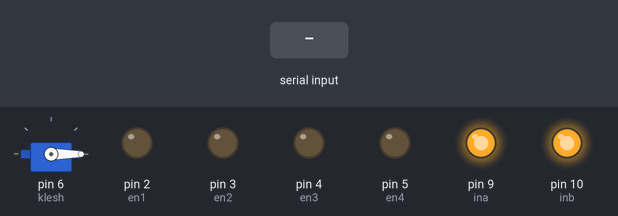
A sketch run on a simulated Arduino Uno, built with avr-gcc and run on an emulated ATmega328P. Parts: servo, output pins drawn as LEDs (lit = HIGH). Inputs (shaded band) come from the test bench.

Above: at 1.2 s.
1.3 s: "1" received over Serial
At 2.5 s:
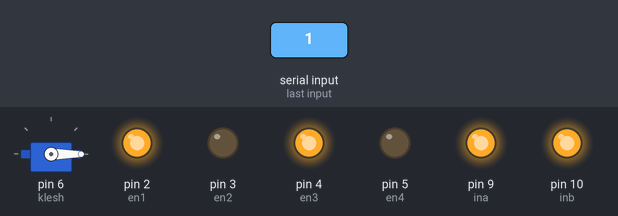
2.8 s: "2" received over Serial
At 3.9 s:
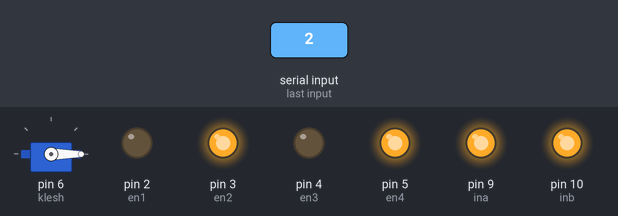
4.3 s: "3" received over Serial
At 5.0 s:
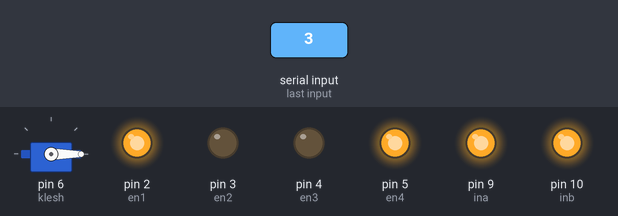
5.8 s: "4" received over Serial
At 6.1 s:
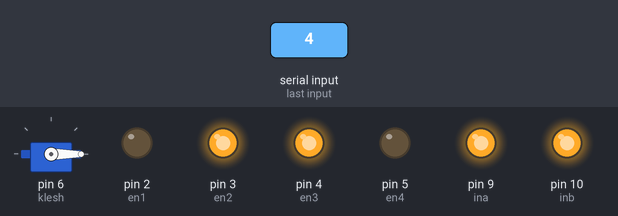
7.3 s: "5" received over Serial
At 8.5 s:
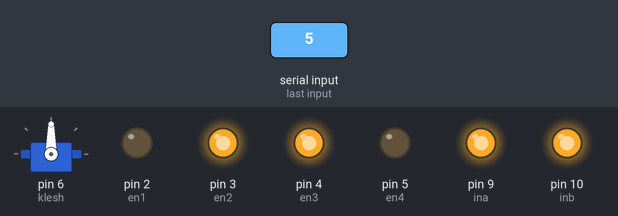
8.8 s: "0" received over Serial
At 9.6 s:
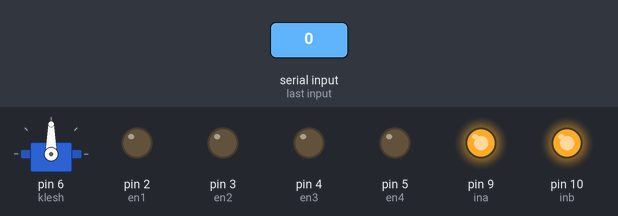
Timing chart, 0 to 11.3 s (numbered marks = the images above; inputs shaded):
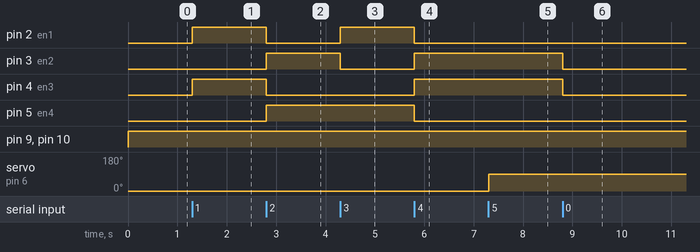

Measured:
- after the input at 1.3 s, pin 2 (en1), pin 4 (en3): LOW → HIGH at once
- after the input at 2.8 s, pin 2 (en1), pin 4 (en3): HIGH → LOW at once; pin 3 (en2), pin 5 (en4): LOW → HIGH at once
- after the input at 4.3 s, pin 2 (en1): LOW → HIGH at once; pin 3 (en2): HIGH → LOW at once
- after the input at 5.8 s, pin 2 (en1), pin 5 (en4): HIGH → LOW at once; pin 3 (en2), pin 4 (en3): LOW → HIGH at once
- after the input at 7.3 s, servo on pin 6 (klesh): 0° → 90° at once
- after the input at 8.8 s, pin 3 (en2), pin 4 (en3): HIGH → LOW at once

The sketch:

code_car.ino
```cpp
#include <Servo.h>

int com;         //переменная для хранения команды для механизма

int ina=9;       //управление скоростью
int inb=10;

int en1=2;       //контакты правого мотор-редуктора
int en2=3;

int en3=4;       //контакты левого мотор-редуктора
int en4=5;

Servo klesh;     //имя серво-привода

void setup()
{
pinMode(ina, INPUT);
pinMode(inb, INPUT);
pinMode(en1, OUTPUT);
pinMode(en2, OUTPUT);
pinMode(en3, OUTPUT);
pinMode(en4, OUTPUT);
klesh.attach(6);         //подключаем серво к 6 порту ардуино
klesh.write(0);          //поворачиваем серво в положение 0 градусов
Serial.begin(9600);
}

void loop()
{
  analogWrite(ina, 255);       //устанавливаем скорость(0-255)
  analogWrite(inb, 255);

  if (Serial.available()>0){           //считываем значения в мониторе порта
    com=Serial.read();
  }
  	if (com=='1'){                      //ВПЕРЕД
    digitalWrite(en1, HIGH);
    digitalWrite(en2, LOW);

    digitalWrite(en3, HIGH);
    digitalWrite(en4, LOW);
  }

  	if (com=='2'){                         //НАЗАД
    digitalWrite(en1, LOW);
    digitalWrite(en2, HIGH);

    digitalWrite(en3, LOW);
    digitalWrite(en4, HIGH);
  }


    if (com=='3'){                         //ВПРАВО
    digitalWrite(en1, HIGH);
    digitalWrite(en2, LOW);

    digitalWrite(en3, LOW);
    digitalWrite(en4, HIGH);
  }


    if (com=='4'){                         //ВЛЕВО
    digitalWrite(en1, LOW);
    digitalWrite(en2, HIGH);

    digitalWrite(en3, HIGH);
    digitalWrite(en4, LOW);
  }

  if (com=='0'){                         //НАЗАД
    digitalWrite(en1, LOW);
    digitalWrite(en2, LOW);

    digitalWrite(en3, LOW);
    digitalWrite(en4, LOW);
  }

      if (com=='5'){                         //ЗАХВАТ
  klesh.write(90);
      }

      if (com=='6'){                         //ЗАХВАТ НАОБОРОТ
  klesh.write(0);
      }
}
```
